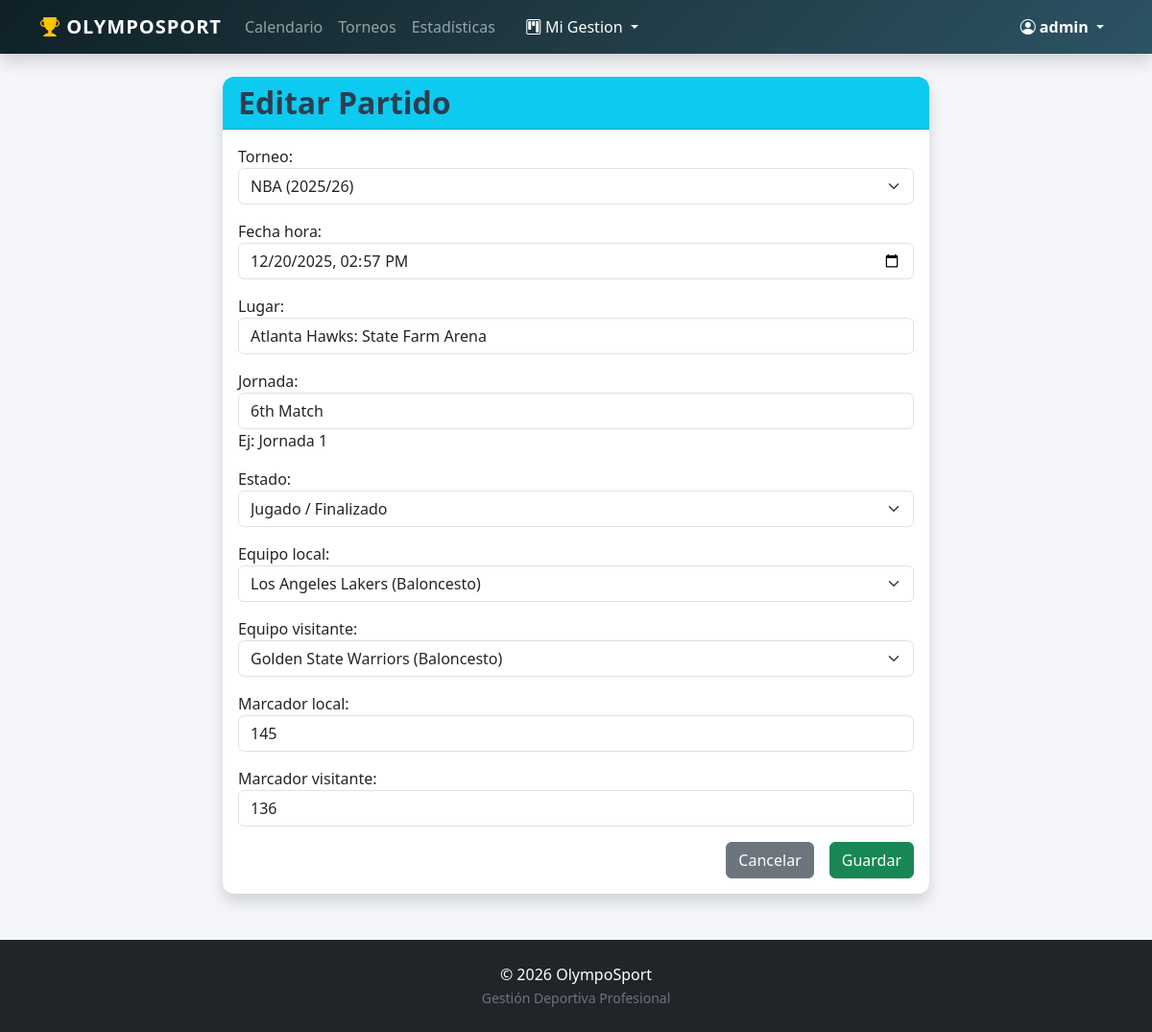
The page /partidos/5/editar/ (signed in) on the database as committed earlier.
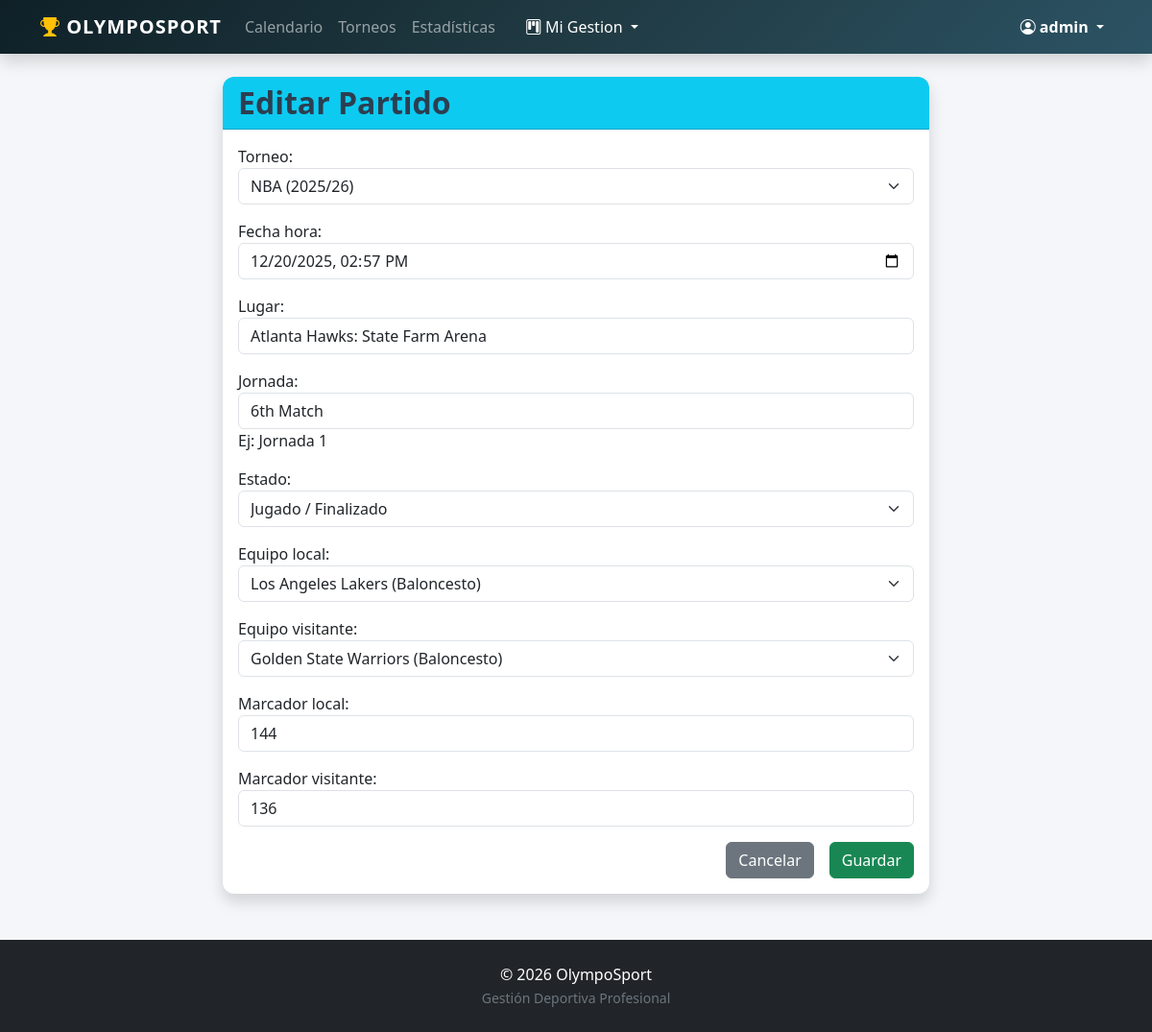
The same page on the database as committed later.
### SportApp/models.py (models this page shows, shortened)
class  Partido(models.Model):
    class EstadoPartido(models.TextChoices):
        PENDIENTE = 'PENDIENTE', 'Pendiente'
        JUGADO = 'JUGADO', 'Jugado / Finalizado'
        SUSPENDIDO = 'SUSPENDIDO', 'Suspendido'
    class FasePartido(models.TextChoices):
        REGULAR = 'REGULAR', 'Fase Regular'
        SEMIFINAL = 'SEMIFINAL', 'Semifinal'
        FINAL = 'FINAL', 'Final'
    usuario=models.ForeignKey(User,on_delete=models.CASCADE,related_name='partidos')
    torneo = models.ForeignKey(Torneo, on_delete=models.CASCADE, related_name='partidos')
    fecha_hora = models.DateTimeField()
    lugar = models.CharField(max_length=100)
    jornada = models.CharField(max_length=50, help_text="Ej: Jornada 1")
    estado = models.CharField(max_length=20,choices=EstadoPartido.choices,
        default=EstadoPartido.PENDIENTE
    )
    fase = models.CharField(max_length=20, choices=FasePartido.choices,
        default=FasePartido.REGULAR)
    equipo_local = models.ForeignKey(Equipo, on_delete=models.CASCADE, related_name='partidos_local')
    equipo_visitante = models.ForeignKey(Equipo, on_delete=models.CASCADE, related_name='partidos_visitante')
    marcador_local = models.PositiveIntegerField(default=0)
    marcador_visitante = models.PositiveIntegerField(default=0)

### SportApp/views.py (the view, shortened to what this page needs)
# urls.py: path('partidos/<int:pk>/editar/', views.PartidoUpdateView.as_view(), name='partido_editar'),
class PartidoUpdateView(StaffRequiredMixin, UpdateView):
    model = Partido
    form_class = PartidoForm
    template_name = 'SportApp/partido_crear.html'

### SportApp/forms.py
class PartidoForm(forms.ModelForm):
    class Meta:
        model=Partido
        exclude=['usuario'] # Excluir el campo 'usuario' del formulario
        fields=('torneo','fecha_hora','lugar','jornada','estado','equipo_local','equipo_visitante','marcador_local','marcador_visitante')
        widgets={
            'torneo':forms.Select(attrs={'class':'form-select'}),
            'fecha_hora':forms.DateTimeInput(attrs={'class':'form-control','type':'datetime-local'}),
            'lugar':forms.TextInput(attrs={'class':'form-control'}),
            'jornada':forms.TextInput(attrs={'class':'form-control'}),
            'estado':forms.Select(attrs={'class':'form-select'}),
            'equipo_local':forms.Select(attrs={'class':'form-select'}),
            'equipo_visitante':forms.Select(attrs={'class':'form-select'}),
            'marcador_local':forms.NumberInput(attrs={'class':'form-control'}),
            'marcador_visitante':forms.NumberInput(attrs={'class':'form-control'}),
        }

### SportApp/models.py (called while the page is built)
    def __str__(self):
        return f"{self.nombre} ({self.deporte.nombre})"

    def __str__(self):
        return f"{self.nombre} ({self.temporada})"

### SportApp/templates/SportApp/partido_crear.html (shortened to what this page needs)
{% extends "SportApp/base.html" %}
{% block content %}
<div class="row justify-content-center">
    <div class="col-md-8">
        <div class="card shadow">
            <div class="card-header bg-info text-white">
                <h2 class="mb-0">{% if form.instance.pk %}Editar Partido{% else %}Crear Partido{% endif %}</h2>
            </div>
            <div class="card-body">
                <form method="post">
                    <div class="mb-3">
                        {{ form.as_p }}
                    </div>
                    <div class="d-grid gap-2 d-md-flex justify-content-md-end">
                        <a href="{% url 'ver_eventos' %}" class="btn btn-secondary me-md-2">Cancelar</a>
                        <button type="submit" class="btn btn-success">Guardar</button>
                    </div>
                </form>
            </div>
        </div>
    </div>
</div>
{% endblock %}

Rows that differ between the two databases and show on the page:
changed Partido "Atlanta Hawks: State Farm Arena": marcador_local "145" → "144"
